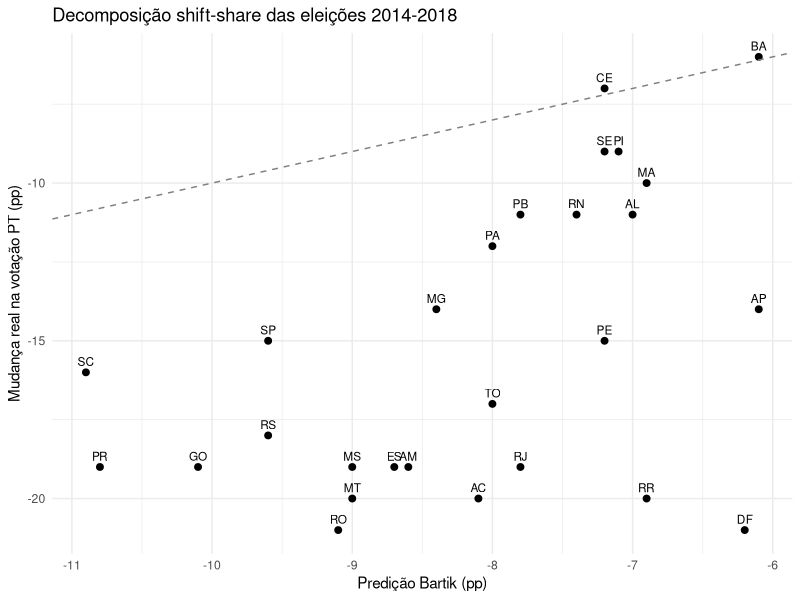
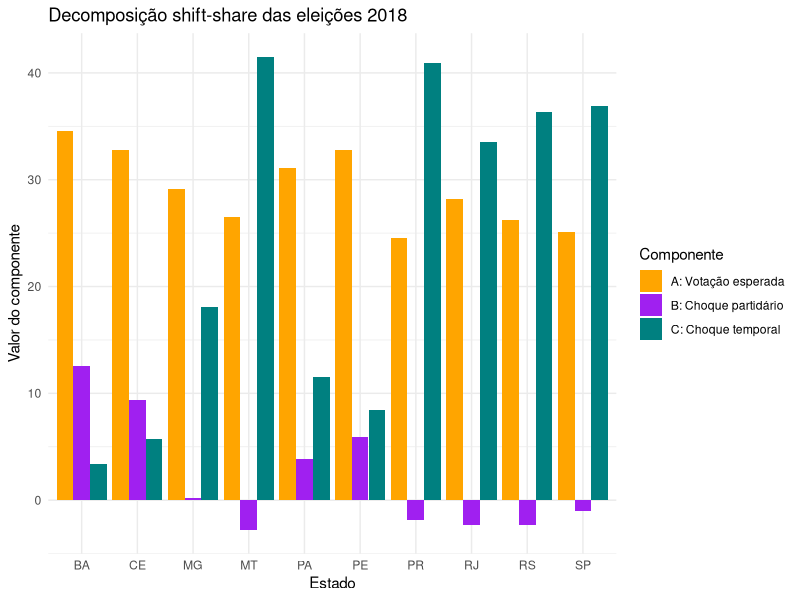

R code for these plots, in order:
## ---- chunk 1
library(knitr)

# Parcelas de emprego por setor (shares) — dados aproximados IBGE
pib_shares <- data.frame(
  Estado = c("SP", "MT", "RJ", "BA", "AM"),
  Agropecuaria = c(0.04, 0.30, 0.02, 0.15, 0.10),
  Industria    = c(0.22, 0.12, 0.15, 0.11, 0.25),
  Servicos     = c(0.74, 0.58, 0.83, 0.74, 0.65)
)

# PIB per capita setorial (R$ mil por trabalhador) — dados aproximados
pib_prod <- data.frame(
  Estado = c("SP", "MT", "RJ", "BA", "AM"),
  Agropecuaria = c(40, 100, 35, 25, 20),
  Industria    = c(80, 60, 85, 50, 70),
  Servicos     = c(65, 50, 60, 40, 35)
)

kable(pib_shares, caption = "Parcelas de emprego por setor (shares)",
      col.names = c("Estado", "Agropecuária", "Indústria", "Serviços"))

kable(pib_prod, caption = "PIB per capita setorial (R$ mil por trabalhador)",
      col.names = c("Estado", "Agropecuária", "Indústria", "Serviços"))
## ---- chunk 2
# Médias nacionais por setor (média simples dos 5 estados)
D_bar <- colMeans(pib_prod[, -1])

# PIB per capita total de cada estado
pib_total <- rowSums(pib_shares[, -1] * pib_prod[, -1])

# Componente 1: PIB esperado (shares × média nacional)
pib_esperado <- as.numeric(as.matrix(pib_shares[, -1]) %*% D_bar)

# Componente 2: Choque regional
choque_regional <- pib_total - pib_esperado

resultado_pib <- data.frame(
  Estado = pib_shares$Estado,
  PIB_total = round(pib_total, 1),
  PIB_esperado = round(pib_esperado, 1),
  Choque_regional = round(choque_regional, 1)
)

kable(resultado_pib,
      caption = "Decomposição shift-share do PIB per capita (R$ mil)",
      col.names = c("Estado", "PIB total", "PIB esperado", "Choque regional"))
## ---- chunk 3
# Dados aproximados do TSE: votação 1º turno por UF (% votos válidos)
# 2014: Dilma (PT), Aécio (PSDB), Marina+outros
# 2018: Haddad (PT), Alckmin (PSDB), Bolsonaro+Ciro+outros

eleicoes <- data.frame(
  UF = c("AC","AL","AM","AP","BA","CE","DF","ES","GO","MA",
         "MG","MS","MT","PA","PB","PE","PI","PR","RJ","RN",
         "RO","RR","RS","SC","SE","SP","TO"),
  PT_2014  = c(55,64,62,54,66,62,36,44,33,65,
               47,36,36,56,63,62,63,33,40,61,
               35,42,37,26,57,31,50),
  PSDB_2014 = c(27,18,22,25,15,20,40,37,48,17,
                34,44,44,26,20,20,19,49,39,21,
                45,36,44,55,24,49,31),
  Outros_2014 = c(18,18,16,21,19,18,24,19,19,18,
                  19,20,20,18,17,18,18,18,21,18,
                  20,22,19,19,19,20,19),
  PT_2018  = c(35,53,43,40,60,55,15,25,14,55,
               33,17,16,44,52,47,54,14,21,50,
               14,22,19,10,48,16,33),
  PSDB_2018 = c(5,3,5,4,2,3,7,6,7,2,
                7,6,5,4,3,3,2,8,5,3,
                6,6,6,7,3,8,4),
  Outros_2018 = c(60,44,52,56,38,42,78,69,79,43,
                  60,77,79,52,45,50,44,78,74,47,
                  80,72,75,83,49,76,63)
)

# Mostrar tabela resumo para estados selecionados
estados_sel <- c("SP","RJ","MG","BA","CE","RS","PR","PA","PE","MT")
tab_sel <- eleicoes[eleicoes$UF %in% estados_sel, ]
tab_sel <- tab_sel[match(estados_sel, tab_sel$UF), ]

kable(tab_sel, row.names = FALSE,
      caption = "Votação 1º turno (% votos válidos) — estados selecionados",
      col.names = c("UF", "PT 2014", "PSDB 2014", "Outros 2014",
                     "PT 2018", "PSDB 2018", "Outros 2018"))
## ---- chunk 4
# Construir instrumento Bartik: mudança esperada na votação do PT por estado
# Shares: composição partidária de 2014 (em fração)
shares_2014 <- eleicoes[, c("PT_2014","PSDB_2014","Outros_2014")] / 100

# Shifts: mudança nacional na votação de cada bloco (média dos 27 estados)
media_2014 <- colMeans(eleicoes[, c("PT_2014","PSDB_2014","Outros_2014")])
media_2018 <- colMeans(eleicoes[, c("PT_2018","PSDB_2018","Outros_2018")])
shifts <- (media_2018 - media_2014) / 100  # em pontos percentuais / 100

# Instrumento Bartik para cada estado
bartik <- as.numeric(as.matrix(shares_2014) %*% shifts)

# Mudança real na votação total (simplificada como soma ponderada)
mudanca_real_pt <- (eleicoes$PT_2018 - eleicoes$PT_2014) / 100

resultado_elec <- data.frame(
  UF = eleicoes$UF,
  Mudanca_PT = round(mudanca_real_pt * 100, 1),
  Bartik = round(bartik * 100, 1),
  Residuo = round((mudanca_real_pt - bartik) * 100, 1)
)

tab_elec <- resultado_elec[resultado_elec$UF %in% estados_sel, ]
tab_elec <- tab_elec[match(estados_sel, tab_elec$UF), ]

kable(tab_elec, row.names = FALSE,
      caption = "Mudança na votação PT 2014→2018 vs. predição Bartik (pp)",
      col.names = c("UF", "Mudança real PT", "Predição Bartik", "Resíduo"))
## ---- chunk 5
library(ggplot2)

ggplot(resultado_elec, aes(x = Bartik, y = Mudanca_PT)) +
  geom_point(size = 2) +
  geom_abline(intercept = 0, slope = 1, linetype = "dashed", color = "gray50") +
  geom_text(aes(label = UF), vjust = -0.7, size = 3) +
  labs(x = "Predição Bartik (pp)",
       y = "Mudança real na votação PT (pp)",
       title = "Decomposição shift-share das eleições 2014-2018") +
  theme_minimal()
## ---- chunk 6
# Shares em 2014 (t=0) e 2018 (t=1) — em fração
w_0 <- eleicoes[, c("PT_2014","PSDB_2014","Outros_2014")] / 100
w_t <- eleicoes[, c("PT_2018","PSDB_2018","Outros_2018")] / 100

# D_{ijt}: votação em 2018 (usamos os mesmos dados como proxy de intensidade)
D_t <- eleicoes[, c("PT_2018","PSDB_2018","Outros_2018")]

# Média nacional de D_{jt} em 2018
D_bar_t <- colMeans(D_t)

# Componente A: votação esperada = sum_j w_{ij0} * D_bar_{jt}
comp_A <- as.numeric(as.matrix(w_0) %*% D_bar_t)

# Componente B: choque partidário = sum_j w_{ij0} * (D_{ijt} - D_bar_{jt})
desvios <- sweep(as.matrix(D_t), 2, D_bar_t)
comp_B <- rowSums(as.matrix(w_0) * desvios)

# Componente C: choque temporal = sum_j (w_{ijt} - w_{ij0}) * D_{ijt}
delta_w <- as.matrix(w_t) - as.matrix(w_0)
comp_C <- rowSums(delta_w * as.matrix(D_t))

temporal <- data.frame(
  UF = eleicoes$UF,
  A_esperado = round(comp_A, 1),
  B_choque_part = round(comp_B, 1),
  C_choque_temp = round(comp_C, 1)
)

# Tabela para estados selecionados
tab_temp <- temporal[temporal$UF %in% estados_sel, ]
tab_temp <- tab_temp[match(estados_sel, tab_temp$UF), ]

kable(tab_temp, row.names = FALSE,
      caption = "Decomposição temporal A, B, C — estados selecionados",
      col.names = c("UF", "A: esperado", "B: choque partidário", "C: choque temporal"))
## ---- chunk 7
library(tidyr)

# Preparar dados para gráfico de barras empilhadas (estados selecionados)
plot_data <- temporal[temporal$UF %in% estados_sel, ]
plot_data <- plot_data[match(estados_sel, plot_data$UF), ]

plot_long <- pivot_longer(plot_data, cols = -UF,
                          names_to = "Componente", values_to = "Valor")
plot_long$Componente <- factor(plot_long$Componente,
  levels = c("A_esperado","B_choque_part","C_choque_temp"),
  labels = c("A: Votação esperada","B: Choque partidário","C: Choque temporal"))

ggplot(plot_long, aes(x = UF, y = Valor, fill = Componente)) +
  geom_col(position = "dodge") +
  labs(x = "Estado", y = "Valor do componente",
       title = "Decomposição shift-share das eleições 2018",
       fill = "Componente") +
  scale_fill_manual(values = c("orange","purple","#008080")) +
  theme_minimal() +
  theme(axis.text.x = element_text(angle = 0))
